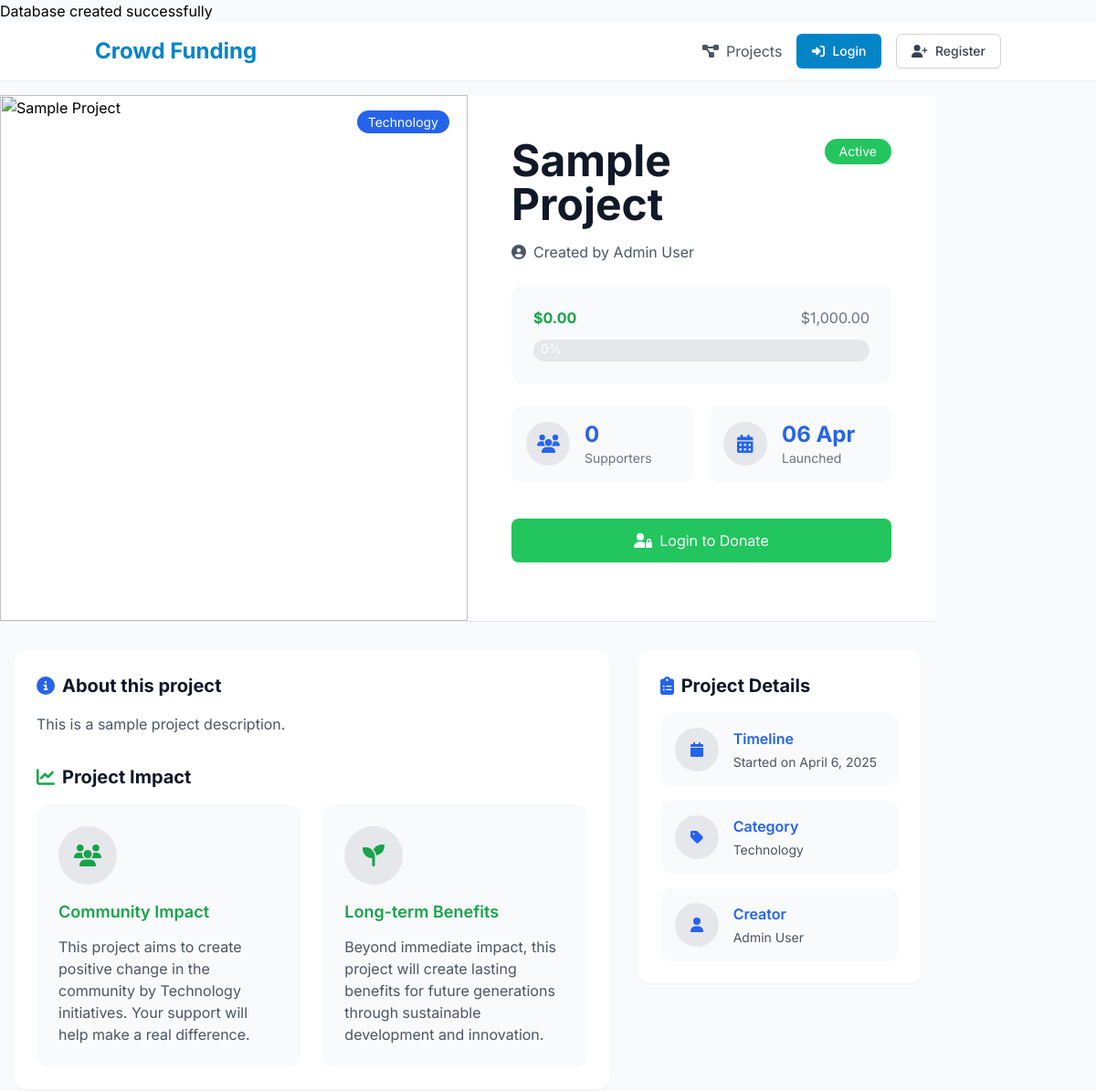
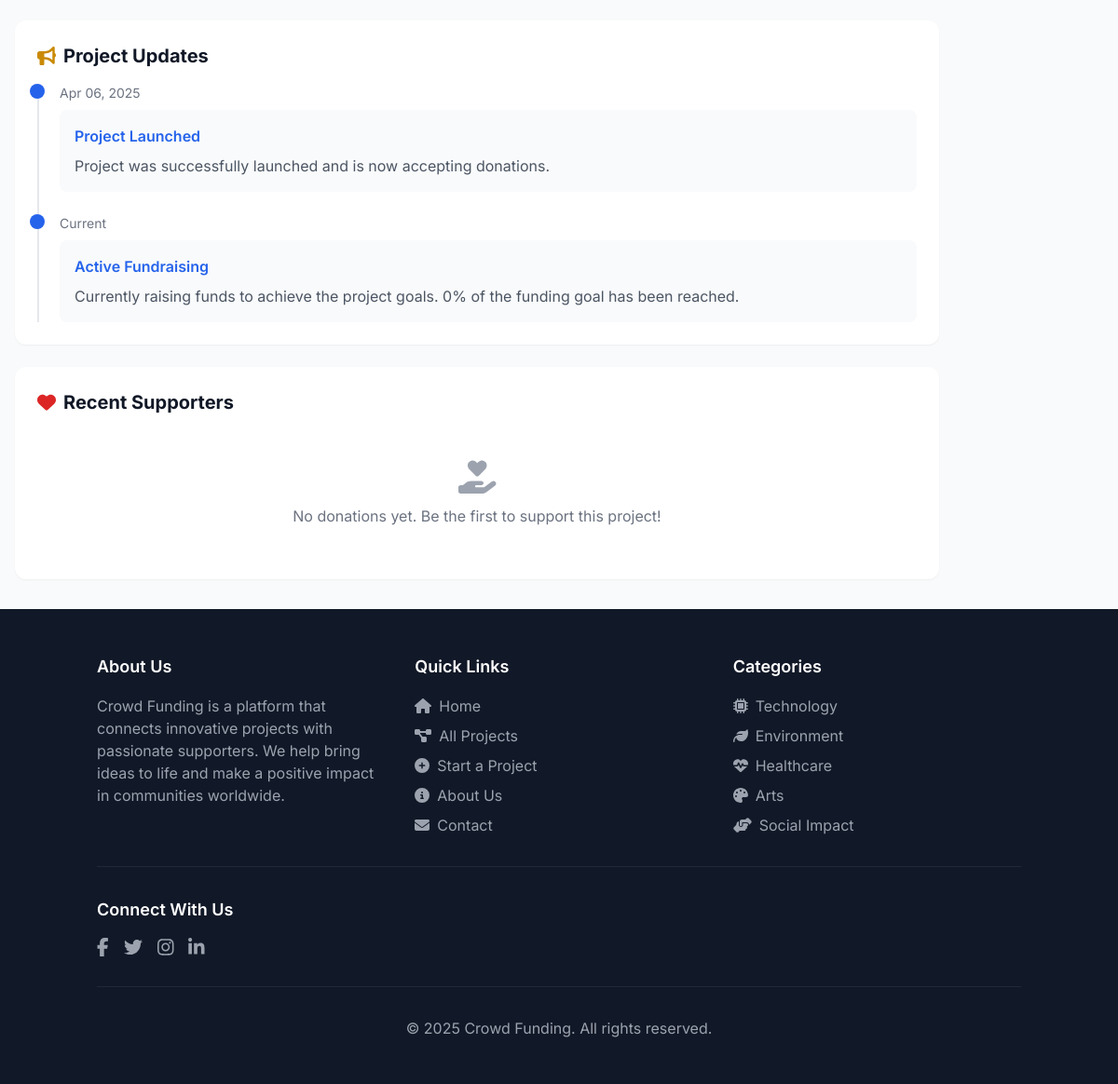
Page /project.php?id=1 on the committed database (2 pictures, top to bottom).
### tables this page shows
CREATE TABLE IF NOT EXISTS projects (
    id INT PRIMARY KEY AUTO_INCREMENT,
    user_id INT NOT NULL,
    title VARCHAR(255) NOT NULL,
    description TEXT NOT NULL,
    funding_goal DECIMAL(10,2) NOT NULL,
    current_amount DECIMAL(10,2) DEFAULT 0.00,
    image_url VARCHAR(255),
    category VARCHAR(50) NOT NULL,
    status ENUM('active', 'completed', 'cancelled') DEFAULT 'active',
    created_at TIMESTAMP DEFAULT CURRENT_TIMESTAMP,
    FOREIGN KEY (user_id) REFERENCES users(id)
);

CREATE TABLE IF NOT EXISTS users (
    id INT PRIMARY KEY AUTO_INCREMENT,
    username VARCHAR(50) UNIQUE NOT NULL,
    password VARCHAR(255) NOT NULL,
    full_name VARCHAR(100) NOT NULL,
    email VARCHAR(100) UNIQUE NOT NULL,
    created_at TIMESTAMP DEFAULT CURRENT_TIMESTAMP
);

### project.php (the view, shortened to what this page needs)
<?php
require_once 'config/database.php';
require_once 'includes/header.php';
$project_id = isset($_GET['id']) ? (int)$_GET['id'] : 0;
$stmt = $conn->prepare("SELECT p.*, u.username, u.full_name as creator_name,
                        (SELECT COUNT(*) FROM donations WHERE project_id = p.id) as donor_count,
                        (SELECT COALESCE(SUM(amount), 0) FROM donations WHERE project_id = p.id) as total_donations
                        FROM projects p
                        JOIN users u ON p.user_id = u.id
                        WHERE p.id = ?");
$stmt->execute([$project_id]);
$project = $stmt->fetch();
$stmt = $conn->prepare("SELECT d.*, u.username, u.full_name
                        FROM donations d
                        JOIN users u ON d.user_id = u.id
                        WHERE d.project_id = ?
                        ORDER BY d.created_at DESC
                        LIMIT 5");
$stmt->execute([$project_id]);
$recent_donations = $stmt->fetchAll();
?>
<div class="min-h-screen bg-gray-50">
    <div class="bg-white border-b border-gray-200">
        <div class="grid grid-cols-1 md:grid-cols-2">
            <div class="relative h-[600px] md:h-full overflow-hidden">
                <img src="<?php echo !empty($project['image_url']) && file_exists($project['image_url']) ? $project['image_url'] : 'assets/images/default-project.jpg'; ?>"
                     class="w-full h-full object-cover transition-transform duration-300 hover:scale-105"
                     alt="<?php echo htmlspecialchars($project['title']); ?>">
                <div class="absolute top-5 right-5">
                    <span class="px-3 py-1 bg-blue-600 text-white rounded-full text-sm"><?php echo htmlspecialchars($project['category']); ?></span>
                </div>
            </div>
            <div class="p-8 md:p-12 flex flex-col justify-center">
                <div class="flex justify-between items-start mb-4">
                    <h1 class="text-4xl md:text-5xl font-bold text-gray-900 mb-0"><?php echo htmlspecialchars($project['title']); ?></h1>
                    <span class="px-4 py-1 bg-green-500 text-white rounded-full text-sm">Active</span>
                </div>
                <p class="text-gray-600 mb-6">
                    <i class="fas fa-user-circle mr-2"></i>Created by <?php echo htmlspecialchars($project['creator_name']); ?>
                </p>
                <div class="bg-gray-50 p-6 rounded-xl mb-6">
                    <div class="flex justify-between mb-3">
                        <span class="text-green-600 font-bold">$<?php echo number_format($project['total_donations'], 2); ?></span>
                        <span class="text-gray-500">$<?php echo number_format($project['funding_goal'], 2); ?></span>
                    </div>
                    <div class="h-6 bg-gray-200 rounded-full overflow-hidden">
                        <?php
                        $progress = 0;
                        if ($project['funding_goal'] > 0) {
                            $progress = ($project['total_donations'] / $project['funding_goal']) * 100;
                            $progress = min(100, max(0, $progress));
                        }
                        ?>
                        <div class="h-full bg-green-500 rounded-full transition-all duration-600"
                             style="width: <?php echo $progress; ?>%">
                            <span class="text-white text-sm px-2"><?php echo round($progress); ?>%</span>
                        </div>
                    </div>
                </div>
                <div class="grid grid-cols-2 gap-4 mb-6">
                    <div class="bg-gray-50 p-4 rounded-xl flex items-center gap-4 hover:-translate-y-1 transition-transform">
                        <div class="w-12 h-12 bg-gray-200 rounded-full flex items-center justify-center">
                            <i class="fas fa-users text-blue-600 text-xl"></i>
                        </div>
                        <div>
                            <h3 class="text-2xl font-bold text-blue-600 mb-0"><?php echo $project['donor_count']; ?></h3>
                            <p class="text-gray-500 text-sm mb-0">Supporters</p>
                        </div>
                    </div>
                    <div class="bg-gray-50 p-4 rounded-xl flex items-center gap-4 hover:-translate-y-1 transition-transform">
                        <div class="w-12 h-12 bg-gray-200 rounded-full flex items-center justify-center">
                            <i class="fas fa-calendar-alt text-blue-600 text-xl"></i>
                        </div>
                        <div>
                            <h3 class="text-2xl font-bold text-blue-600 mb-0"><?php echo date('d M', strtotime($project['created_at'])); ?></h3>
                            <p class="text-gray-500 text-sm mb-0">Launched</p>
                        </div>
                    </div>
                </div>
                <?php if (isset($_SESSION['user_id'])): ?>
                    <form method="POST" action="" class="bg-gray-50 p-6 rounded-xl border border-gray-200">
                        <div class="mb-4">
                            <label for="amount" class="block text-gray-700 font-bold mb-2">Support this project</label>
                            <div class="flex flex-col md:flex-row gap-2">
                                <div class="relative flex-1">
                                    <span class="absolute inset-y-0 left-0 pl-3 flex items-center text-gray-500">
                                        <i class="fas fa-dollar-sign"></i>
                                    </span>
                                    <input type="number"
                                           class="w-full pl-8 pr-4 py-3 border border-gray-300 rounded-lg focus:ring-2 focus:ring-green-500 focus:border-transparent"
                                           id="amount" name="amount"
                                           min="1" max="100" required placeholder="Enter amount">
                                </div>
                                <button type="submit" name="donate" class="bg-green-500 text-white px-6 py-3 rounded-lg hover:bg-green-600 transition-colors">
                                    <i class="fas fa-heart mr-2"></i>Donate Now
                                </button>
                            </div>
                            <p class="mt-2 text-sm text-gray-500">
                                <i class="fas fa-info-circle mr-1"></i>Maximum donation amount is $100
                            </p>
                        </div>
                    </form>
                <?php else: ?>
                    <div class="text-center py-4">
                        <a href="login.php" class="w-full bg-green-500 text-white px-6 py-3 rounded-lg hover:bg-green-600 transition-colors inline-block">
                            <i class="fas fa-user-lock mr-2"></i>Login to Donate
                        </a>
                    </div>
                <?php endif; ?>
            </div>
        </div>
    </div>
    <div class="container mx-auto px-4 py-8">
        <div class="grid grid-cols-1 lg:grid-cols-3 gap-8">
            <div class="lg:col-span-2">
                <div class="bg-white rounded-xl shadow-sm p-6 mb-6">
                    <h5 class="text-xl font-bold text-gray-900 mb-4">
                        <i class="fas fa-info-circle text-blue-600 mr-2"></i>About this project
                    </h5>
                    <p class="text-gray-600"><?php echo nl2br(htmlspecialchars($project['description'])); ?></p>
                    <div class="mt-8">
                        <h5 class="text-xl font-bold text-gray-900 mb-4">
                            <i class="fas fa-chart-line text-green-600 mr-2"></i>Project Impact
                        </h5>
                        <div class="grid grid-cols-1 md:grid-cols-2 gap-6">
                            <div class="bg-gray-50 p-6 rounded-xl hover:-translate-y-1 transition-transform">
                                <div class="w-16 h-16 bg-gray-200 rounded-full flex items-center justify-center mb-4">
                                    <i class="fas fa-users text-green-600 text-2xl"></i>
                                </div>
                                <h6 class="text-lg font-semibold text-green-600 mb-3">Community Impact</h6>
                                <p class="text-gray-600">This project aims to create positive change in the community by <?php echo htmlspecialchars($project['category']); ?> initiatives. Your support will help make a real difference.</p>
                            </div>
                            <div class="bg-gray-50 p-6 rounded-xl hover:-translate-y-1 transition-transform">
                                <div class="w-16 h-16 bg-gray-200 rounded-full flex items-center justify-center mb-4">
                                    <i class="fas fa-seedling text-green-600 text-2xl"></i>
                                </div>
                                <h6 class="text-lg font-semibold text-green-600 mb-3">Long-term Benefits</h6>
                                <p class="text-gray-600">Beyond immediate impact, this project will create lasting benefits for future generations through sustainable development and innovation.</p>
                            </div>
                        </div>
                    </div>
                </div>
            </div>
            <div class="lg:col-span-1">
                <div class="bg-white rounded-xl shadow-sm p-6 mb-6">
                    <h5 class="text-xl font-bold text-gray-900 mb-4">
                        <i class="fas fa-clipboard-list text-blue-600 mr-2"></i>Project Details
                    </h5>
                    <div class="space-y-4">
                        <div class="bg-gray-50 p-4 rounded-xl flex items-center gap-4 hover:translate-x-1 transition-transform">
                            <div class="w-12 h-12 bg-gray-200 rounded-full flex items-center justify-center">
                                <i class="fas fa-calendar text-blue-600"></i>
                            </div>
                            <div>
                                <h6 class="font-semibold text-blue-600 mb-1">Timeline</h6>
                                <p class="text-gray-600 text-sm mb-0">Started on <?php echo date('F j, Y', strtotime($project['created_at'])); ?></p>
                            </div>
                        </div>
                        <div class="bg-gray-50 p-4 rounded-xl flex items-center gap-4 hover:translate-x-1 transition-transform">
                            <div class="w-12 h-12 bg-gray-200 rounded-full flex items-center justify-center">
                                <i class="fas fa-tag text-blue-600"></i>
                            </div>
                            <div>
                                <h6 class="font-semibold text-blue-600 mb-1">Category</h6>
                                <p class="text-gray-600 text-sm mb-0"><?php echo htmlspecialchars($project['category']); ?></p>
                            </div>
                        </div>
                        <div class="bg-gray-50 p-4 rounded-xl flex items-center gap-4 hover:translate-x-1 transition-transform">
                            <div class="w-12 h-12 bg-gray-200 rounded-full flex items-center justify-center">
                                <i class="fas fa-user text-blue-600"></i>
                            </div>
                            <div>
                                <h6 class="font-semibold text-blue-600 mb-1">Creator</h6>
                                <p class="text-gray-600 text-sm mb-0"><?php echo htmlspecialchars($project['creator_name']); ?></p>
                            </div>
                        </div>
                    </div>
                </div>
            </div>
        </div>
        <div class="bg-white rounded-xl shadow-sm p-6 mb-6">
            <h5 class="text-xl font-bold text-gray-900 mb-4">
                <i class="fas fa-bullhorn text-yellow-600 mr-2"></i>Project Updates
            </h5>
            <div class="relative pl-6">
                <div class="absolute left-0 top-0 bottom-0 w-0.5 bg-gray-200"></div>
                <div class="relative mb-6">
                    <div class="absolute -left-8 top-0 w-4 h-4 bg-blue-600 rounded-full"></div>
                    <div class="text-sm text-gray-500 mb-2"><?php echo date('M d, Y', strtotime($project['created_at'])); ?></div>
                    <div class="bg-gray-50 p-4 rounded-lg">
                        <h6 class="font-semibold text-blue-600 mb-2">Project Launched</h6>
                        <p class="text-gray-600">Project was successfully launched and is now accepting donations.</p>
                    </div>
                </div>
                <div class="relative">
                    <div class="absolute -left-8 top-0 w-4 h-4 bg-blue-600 rounded-full"></div>
                    <div class="text-sm text-gray-500 mb-2">Current</div>
                    <div class="bg-gray-50 p-4 rounded-lg">
                        <h6 class="font-semibold text-blue-600 mb-2">Active Fundraising</h6>
                        <p class="text-gray-600">Currently raising funds to achieve the project goals. <?php echo round($progress); ?>% of the funding goal has been reached.</p>
                    </div>
                </div>
            </div>
        </div>
        <div class="bg-white rounded-xl shadow-sm p-6">
            <h5 class="text-xl font-bold text-gray-900 mb-4">
                <i class="fas fa-heart text-red-600 mr-2"></i>Recent Supporters
            </h5>
            <?php if (count($recent_donations) > 0): ?>
                <div class="space-y-3">
                    <?php foreach ($recent_donations as $donation): ?>
                        <div class="bg-gray-50 p-4 rounded-lg hover:translate-x-1 transition-transform">
                            <div class="flex justify-between items-center">
                                <div>
                                    <h6 class="text-blue-600 font-semibold mb-1"><?php echo htmlspecialchars($donation['full_name']); ?></h6>
                                    <small class="text-gray-500">
                                        <i class="fas fa-clock mr-1"></i>
                                        <?php echo date('M d, Y', strtotime($donation['created_at'])); ?>
                                    </small>
                                </div>
                                <span class="px-3 py-1 bg-green-500 text-white rounded-full text-sm">
                                    <i class="fas fa-dollar-sign mr-1"></i>
                                    <?php echo number_format($donation['amount'], 2); ?>
                                </span>
                            </div>
                        </div>
                    <?php endforeach; ?>
                </div>
            <?php else: ?>
                <div class="text-center py-8">
                    <i class="fas fa-hand-holding-heart text-4xl text-gray-400 mb-3"></i>
                    <p class="text-gray-500">No donations yet. Be the first to support this project!</p>
                </div>
            <?php endif; ?>
        </div>
    </div>
</div>
<?php include 'includes/footer.php'; ?>

### rows in the picture
projects: category "Technology", title "Sample Project", user.full_name "Admin User", funding_goal "1,000.00", created_at "06 Apr", description "This is a sample project description.", created_at "April 6, 2025", created_at "Apr 06, 2025"

### other values in the picture
$project['total_donations'] "0.00"
$progress "0"
$project['donor_count'] "0"
